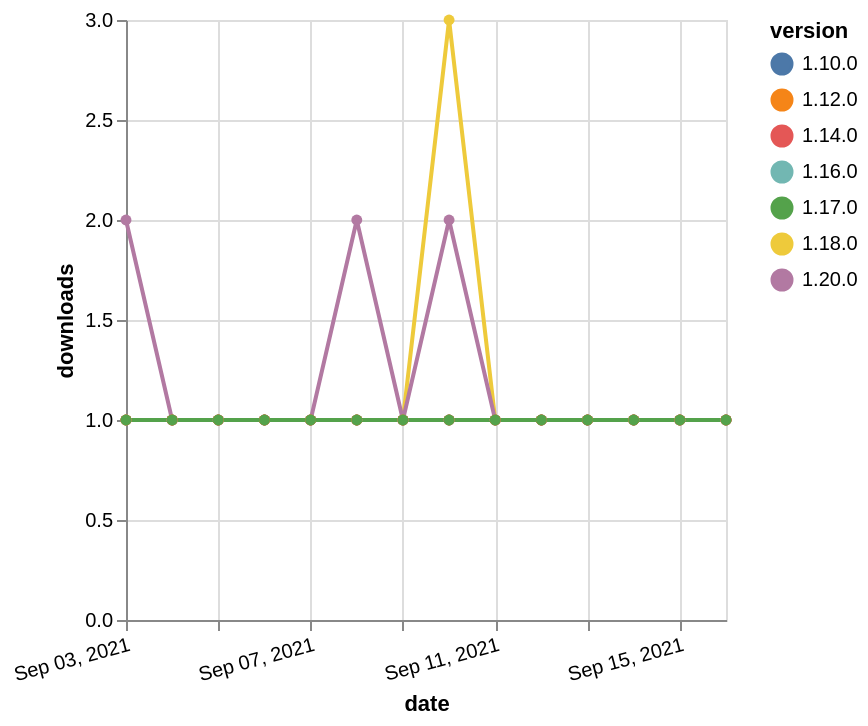

Write the Vega-Lite specification saved for this chart.
### Vega-Lite specification from a JSON file in a GitHub repository (floating-point values rounded to 4 significant figures)
{"$schema": "https://vega.github.io/schema/vega-lite/v5.json", "description": "A simple bar chart with embedded data.", "data": {"values": [{"date": "2021-09-03", "total": 162, "delta": 1, "version": "1.18.0"}, {"date": "2021-09-04", "total": 163, "delta": 1, "version": "1.18.0"}, {"date": "2021-09-05", "total": 164, "delta": 1, "version": "1.18.0"}, {"date": "2021-09-06", "total": 165, "delta": 1, "version": "1.18.0"}, {"date": "2021-09-07", "total": 166, "delta": 1, "version": "1.18.0"}, {"date": "2021-09-08", "total": 167, "delta": 1, "version": "1.18.0"}, {"date": "2021-09-09", "total": 168, "delta": 1, "version": "1.18.0"}, {"date": "2021-09-10", "total": 171, "delta": 3, "version": "1.18.0"}, {"date": "2021-09-11", "total": 172, "delta": 1, "version": "1.18.0"}, {"date": "2021-09-12", "total": 173, "delta": 1, "version": "1.18.0"}, {"date": "2021-09-13", "total": 174, "delta": 1, "version": "1.18.0"}, {"date": "2021-09-14", "total": 175, "delta": 1, "version": "1.18.0"}, {"date": "2021-09-15", "total": 176, "delta": 1, "version": "1.18.0"}, {"date": "2021-09-16", "total": 177, "delta": 1, "version": "1.18.0"}, {"date": "2021-09-03", "total": 205, "delta": 1, "version": "1.10.0"}, {"date": "2021-09-04", "total": 206, "delta": 1, "version": "1.10.0"}, {"date": "2021-09-05", "total": 207, "delta": 1, "version": "1.10.0"}, {"date": "2021-09-06", "total": 208, "delta": 1, "version": "1.10.0"}, {"date": "2021-09-07", "total": 209, "delta": 1, "version": "1.10.0"}, {"date": "2021-09-08", "total": 210, "delta": 1, "version": "1.10.0"}, {"date": "2021-09-09", "total": 211, "delta": 1, "version": "1.10.0"}, {"date": "2021-09-10", "total": 212, "delta": 1, "version": "1.10.0"}, {"date": "2021-09-11", "total": 213, "delta": 1, "version": "1.10.0"}, {"date": "2021-09-12", "total": 214, "delta": 1, "version": "1.10.0"}, {"date": "2021-09-13", "total": 215, "delta": 1, "version": "1.10.0"}, {"date": "2021-09-14", "total": 216, "delta": 1, "version": "1.10.0"}, {"date": "2021-09-15", "total": 217, "delta": 1, "version": "1.10.0"}, {"date": "2021-09-16", "total": 218, "delta": 1, "version": "1.10.0"}, {"date": "2021-09-03", "total": 116, "delta": 2, "version": "1.20.0"}, {"date": "2021-09-04", "total": 117, "delta": 1, "version": "1.20.0"}, {"date": "2021-09-05", "total": 118, "delta": 1, "version": "1.20.0"}, {"date": "2021-09-06", "total": 119, "delta": 1, "version": "1.20.0"}, {"date": "2021-09-07", "total": 120, "delta": 1, "version": "1.20.0"}, {"date": "2021-09-08", "total": 122, "delta": 2, "version": "1.20.0"}, {"date": "2021-09-09", "total": 123, "delta": 1, "version": "1.20.0"}, {"date": "2021-09-10", "total": 125, "delta": 2, "version": "1.20.0"}, {"date": "2021-09-11", "total": 126, "delta": 1, "version": "1.20.0"}, {"date": "2021-09-12", "total": 127, "delta": 1, "version": "1.20.0"}, {"date": "2021-09-13", "total": 128, "delta": 1, "version": "1.20.0"}, {"date": "2021-09-14", "total": 129, "delta": 1, "version": "1.20.0"}, {"date": "2021-09-15", "total": 130, "delta": 1, "version": "1.20.0"}, {"date": "2021-09-16", "total": 131, "delta": 1, "version": "1.20.0"}, {"date": "2021-09-03", "total": 150, "delta": 1, "version": "1.16.0"}, {"date": "2021-09-04", "total": 151, "delta": 1, "version": "1.16.0"}, {"date": "2021-09-05", "total": 152, "delta": 1, "version": "1.16.0"}, {"date": "2021-09-06", "total": 153, "delta": 1, "version": "1.16.0"}, {"date": "2021-09-07", "total": 154, "delta": 1, "version": "1.16.0"}, {"date": "2021-09-08", "total": 155, "delta": 1, "version": "1.16.0"}, {"date": "2021-09-09", "total": 156, "delta": 1, "version": "1.16.0"}, {"date": "2021-09-10", "total": 157, "delta": 1, "version": "1.16.0"}, {"date": "2021-09-11", "total": 158, "delta": 1, "version": "1.16.0"}, {"date": "2021-09-12", "total": 159, "delta": 1, "version": "1.16.0"}, {"date": "2021-09-13", "total": 160, "delta": 1, "version": "1.16.0"}, {"date": "2021-09-14", "total": 161, "delta": 1, "version": "1.16.0"}, {"date": "2021-09-15", "total": 162, "delta": 1, "version": "1.16.0"}, {"date": "2021-09-16", "total": 163, "delta": 1, "version": "1.16.0"}, {"date": "2021-09-03", "total": 165, "delta": 1, "version": "1.14.0"}, {"date": "2021-09-04", "total": 166, "delta": 1, "version": "1.14.0"}, {"date": "2021-09-05", "total": 167, "delta": 1, "version": "1.14.0"}, {"date": "2021-09-06", "total": 168, "delta": 1, "version": "1.14.0"}, {"date": "2021-09-07", "total": 169, "delta": 1, "version": "1.14.0"}, {"date": "2021-09-08", "total": 170, "delta": 1, "version": "1.14.0"}, {"date": "2021-09-09", "total": 171, "delta": 1, "version": "1.14.0"}, {"date": "2021-09-10", "total": 172, "delta": 1, "version": "1.14.0"}, {"date": "2021-09-11", "total": 173, "delta": 1, "version": "1.14.0"}, {"date": "2021-09-12", "total": 174, "delta": 1, "version": "1.14.0"}, {"date": "2021-09-13", "total": 175, "delta": 1, "version": "1.14.0"}, {"date": "2021-09-14", "total": 176, "delta": 1, "version": "1.14.0"}, {"date": "2021-09-15", "total": 177, "delta": 1, "version": "1.14.0"}, {"date": "2021-09-16", "total": 178, "delta": 1, "version": "1.14.0"}, {"date": "2021-09-03", "total": 169, "delta": 1, "version": "1.12.0"}, {"date": "2021-09-04", "total": 170, "delta": 1, "version": "1.12.0"}, {"date": "2021-09-05", "total": 171, "delta": 1, "version": "1.12.0"}, {"date": "2021-09-06", "total": 172, "delta": 1, "version": "1.12.0"}, {"date": "2021-09-07", "total": 173, "delta": 1, "version": "1.12.0"}, {"date": "2021-09-08", "total": 174, "delta": 1, "version": "1.12.0"}, {"date": "2021-09-09", "total": 175, "delta": 1, "version": "1.12.0"}, {"date": "2021-09-10", "total": 176, "delta": 1, "version": "1.12.0"}, {"date": "2021-09-11", "total": 177, "delta": 1, "version": "1.12.0"}, {"date": "2021-09-12", "total": 178, "delta": 1, "version": "1.12.0"}, {"date": "2021-09-13", "total": 179, "delta": 1, "version": "1.12.0"}, {"date": "2021-09-14", "total": 180, "delta": 1, "version": "1.12.0"}, {"date": "2021-09-15", "total": 181, "delta": 1, "version": "1.12.0"}, {"date": "2021-09-16", "total": 182, "delta": 1, "version": "1.12.0"}, {"date": "2021-09-03", "total": 133, "delta": 1, "version": "1.17.0"}, {"date": "2021-09-04", "total": 134, "delta": 1, "version": "1.17.0"}, {"date": "2021-09-05", "total": 135, "delta": 1, "version": "1.17.0"}, {"date": "2021-09-06", "total": 136, "delta": 1, "version": "1.17.0"}, {"date": "2021-09-07", "total": 137, "delta": 1, "version": "1.17.0"}, {"date": "2021-09-08", "total": 138, "delta": 1, "version": "1.17.0"}, {"date": "2021-09-09", "total": 139, "delta": 1, "version": "1.17.0"}, {"date": "2021-09-10", "total": 140, "delta": 1, "version": "1.17.0"}, {"date": "2021-09-11", "total": 141, "delta": 1, "version": "1.17.0"}, {"date": "2021-09-12", "total": 142, "delta": 1, "version": "1.17.0"}, {"date": "2021-09-13", "total": 143, "delta": 1, "version": "1.17.0"}, {"date": "2021-09-14", "total": 144, "delta": 1, "version": "1.17.0"}, {"date": "2021-09-15", "total": 145, "delta": 1, "version": "1.17.0"}, {"date": "2021-09-16", "total": 146, "delta": 1, "version": "1.17.0"}]}, "width": "container", "mark": {"type": "line", "point": {"filled": true}}, "encoding": {"x": {"field": "date", "type": "temporal", "timeUnit": "yearmonthdate", "title": "date", "axis": {"labelAngle": -15}}, "y": {"field": "delta", "type": "quantitative", "title": "downloads"}, "color": {"field": "version", "type": "nominal"}, "tooltip": {"field": "delta"}}}
